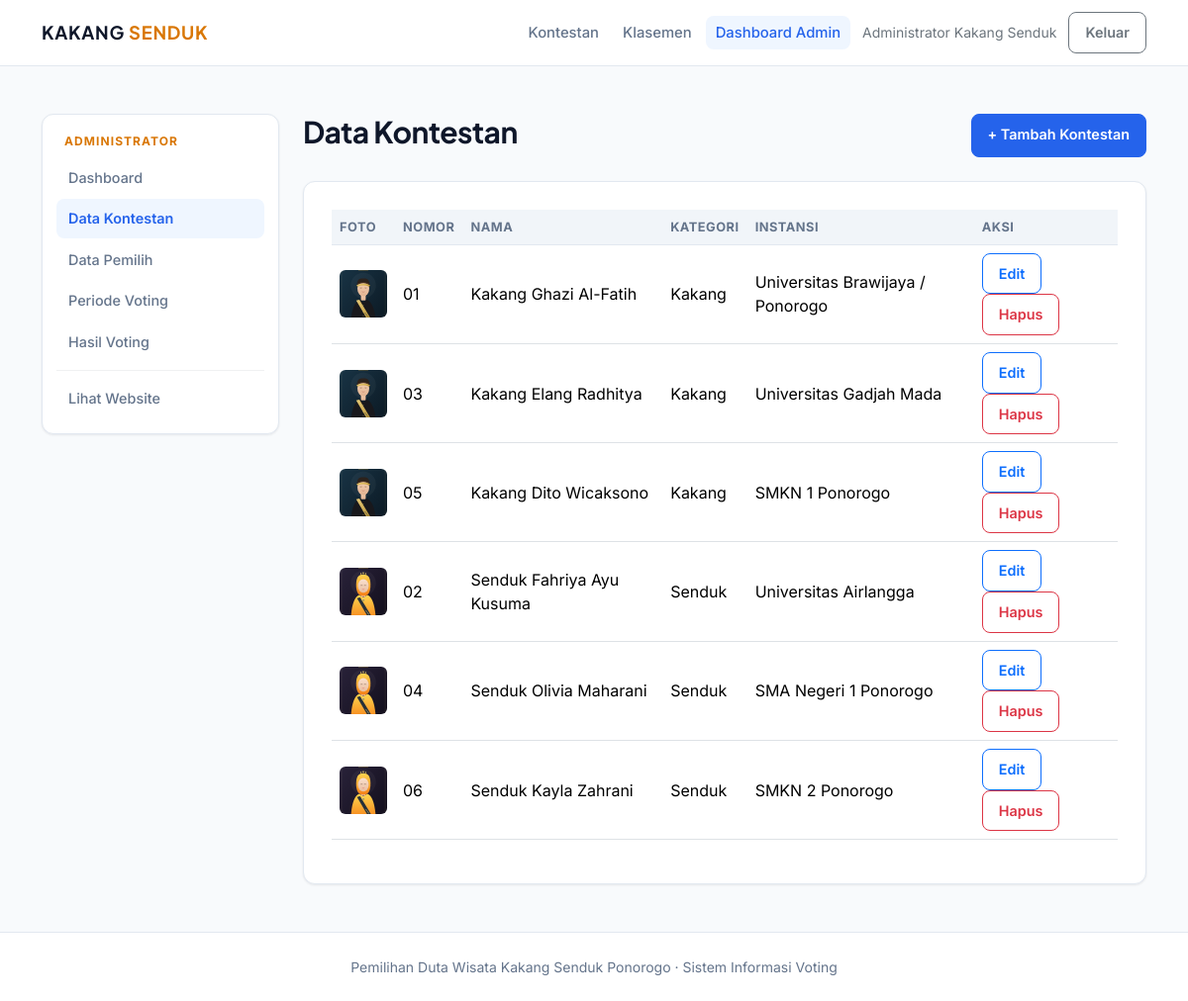
The page /admin/kontestan.php (signed in) on the database its author committed.
### tables this page shows
CREATE TABLE IF NOT EXISTS kontestan (
  id INT UNSIGNED AUTO_INCREMENT PRIMARY KEY,
  nomor_peserta VARCHAR(10) NOT NULL,
  nama VARCHAR(100) NOT NULL,
  kategori ENUM('Kakang','Senduk') NOT NULL,
  foto VARCHAR(255) NULL,
  asal_instansi VARCHAR(150) NULL,
  ttl VARCHAR(100) NULL,
  visi TEXT NULL,
  misi TEXT NULL,
  prestasi TEXT NULL,
  deskripsi TEXT NULL,
  UNIQUE KEY uq_nomor_kategori (nomor_peserta, kategori)
);

### config/fungsi.php (called while the page is built, shortened)
<?php
function e($value): string { return htmlspecialchars((string)$value, ENT_QUOTES, 'UTF-8'); }
function base_url(string $path = ''): string {
    $base = rtrim(dirname(dirname($_SERVER['SCRIPT_NAME'] ?? '/')), '/\\');
    if ($base === '') $base = '';
    return $base . '/' . ltrim($path, '/');
}

### admin/kontestan.php (the view, shortened to what this page needs)
<?php
require_once __DIR__.'/../config/fungsi.php';require_admin();
$rows=$pdo->query('SELECT * FROM kontestan ORDER BY kategori,nomor_peserta')->fetchAll();$page_title='Kelola Kontestan';require __DIR__.'/_layout_top.php';?>
<div class="d-flex justify-content-between mb-4"><h1 class="section-title">Data Kontestan</h1><a class="btn btn-gold" href="tambah-kontestan.php">+ Tambah Kontestan</a></div><div class="panel table-responsive"><table class="table align-middle"><thead><tr><th>Foto</th><th>Nomor</th><th>Nama</th><th>Kategori</th><th>Instansi</th><th>Aksi</th></tr></thead><tbody><?php foreach($rows as $k): ?><tr><td><img src="<?= e(base_url($k['foto']?:'assets/img/placeholder.svg')) ?>" width="48" height="48" style="object-fit:cover" class="rounded"></td><td><?= e($k['nomor_peserta']) ?></td><td><?= e($k['nama']) ?></td><td><?= e($k['kategori']) ?></td><td><?= e($k['asal_instansi']) ?></td><td><a class="btn btn-sm btn-outline-primary" href="edit-kontestan.php?id=<?= (int)$k['id'] ?>">Edit</a> <a class="btn btn-sm btn-outline-danger" onclick="return confirm('Hapus kontestan ini?')" href="?hapus=<?= (int)$k['id'] ?>">Hapus</a></td></tr><?php endforeach; ?></tbody></table></div>
<?php require __DIR__.'/_layout_bottom.php'; ?>

### assets/css/style.css (style rules this page uses)
:root { --bg-page: #F8FAFC; --surface: #FFFFFF; --surface-subtle: #F1F5F9; --text-main: #0F172A; --text-muted: #64748B; --border-subtle: #E2E8F0; --primary: #2563EB; --primary-hover: #1D4ED8; --accent-gold: #D97706; --accent-gold-soft: #FEF3C7; --radius-sm: 8px; --radius-md: 12px; --radius-lg: 16px; --shadow-sm: 0 1px 3px rgba(15, 23, 42, 0.05), 0 1px 2px rgba(15, 23, 42, 0.03); --shadow-md: 0 8px 24px rgba(15, 23, 42, 0.06); }
*, *::before, *::after { box-sizing: border-box; }
body { font-family: 'Inter', -apple-system, BlinkMacSystemFont, sans-serif; background-color: var(--bg-page); color: var(--text-main); min-height: 100vh; display: flex; flex-direction: column; -webkit-font-smoothing: antialiased; }
h1, h2, h3, h4, .navbar-brand, .section-title, .stat-number { font-family: 'Plus Jakarta Sans', sans-serif; letter-spacing: -0.02em; }
.btn { border-radius: var(--radius-sm); font-weight: 600; font-size: 0.9rem; padding: 9px 16px; transition: all 0.15s ease; }
.btn-primary, .btn-gold { background-color: var(--primary); border-color: var(--primary); color: #FFFFFF; }
.section-title { font-weight: 700; font-size: clamp(1.5rem, 2.5vw, 2rem); color: var(--text-main); }
.panel, .candidate-card, .stat-card { background-color: var(--surface); border: 1px solid var(--border-subtle); border-radius: var(--radius-md); box-shadow: var(--shadow-sm); }
.panel { padding: 28px; }
.table thead th { background-color: var(--surface-subtle); color: var(--text-muted); font-size: 0.8rem; text-transform: uppercase; letter-spacing: 0.04em; border-bottom-color: var(--border-subtle); }

### rows shown on the page
kontestan: foto (picture), nomor_peserta "01", nama "Kakang Ghazi Al-Fatih", kategori "Kakang", asal_instansi "Universitas Brawijaya / Ponorogo"
kontestan: foto (picture), nomor_peserta "03", nama "Kakang Elang Radhitya", kategori "Kakang", asal_instansi "Universitas Gadjah Mada"
kontestan: foto (picture), nomor_peserta "05", nama "Kakang Dito Wicaksono", kategori "Kakang", asal_instansi "SMKN 1 Ponorogo"
kontestan: foto (picture), nomor_peserta "02", nama "Senduk Fahriya Ayu Kusuma", kategori "Senduk", asal_instansi "Universitas Airlangga"
kontestan: foto (picture), nomor_peserta "04", nama "Senduk Olivia Maharani", kategori "Senduk", asal_instansi "SMA Negeri 1 Ponorogo"
kontestan: foto (picture), nomor_peserta "06", nama "Senduk Kayla Zahrani", kategori "Senduk", asal_instansi "SMKN 2 Ponorogo"

### other values the page prints
user()['nama'] "Administrator Kakang Senduk"
